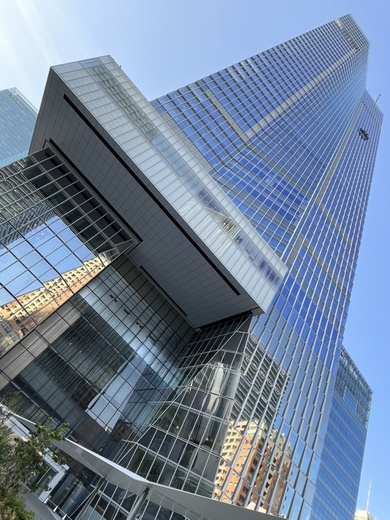
#> input picture chap1/data/ex01_sample_ver01.jpg, 390 x 520 px, shrunk from 768 x 1024 before the run
$ jupyter execute pcv_01_exrcise.ipynb
#> lines starting #> are read from the running program, lines starting #| are printed output that depends on the picture; after the words box and inside, x2 and y2 are one past the last pixel; in counts of white or black regions, pixels touching at a corner belong together
[cell 1]
## Exercise 01
from PIL import Image
from numpy import *
from pylab import *
from scipy.ndimage import filters
from scipy import misc

# declare coefficients
gaussian_coef = 3
gaussed_img_num = 4

# read image to array
img_original = array(Image.open("data/ex01_sample_ver01.jpg").convert('L'))
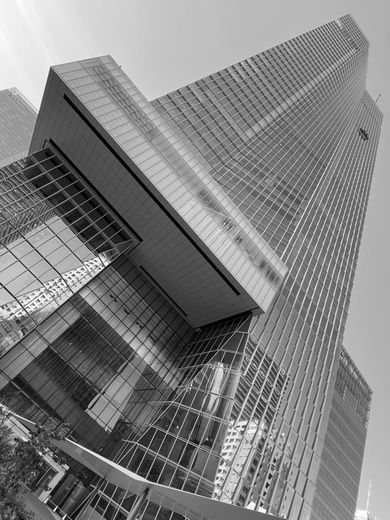
#> img_original: shape (520, 390); min 0, max 254, mean 128

# create new figure
figure(figsize=(gaussed_img_num*4,10))

# don't use color
gray()

# plot gaussian images & gradiented gaussian images
for i in range(gaussed_img_num):

    ## plot gaussian images(upper raw)
    subplot(2, gaussed_img_num, i+1)

    # figure title setting
    if i == 0: # original image (gaussian = 0)
        title("original image")
    else: # gaussian images
        title("sigma = " + str(gaussian_coef*i))

    # apply gaussian filter
    img_gaussian = filters.gaussian_filter(img_original, gaussian_coef*i)
    # plot gaussian image
    imshow(img_gaussian)


    ## plot gradiented images(lower raw)
    subplot(2, gaussed_img_num, i+gaussed_img_num+1)
    if i == 0: # original image (gaussian = 0)
        title("original image (grad)")
    else: # gaussian images
        title("sigma = " + str(gaussian_coef*i) + " (grad)")

    # calculate gradient(x, y and both)
    img_grad_x = zeros(img_gaussian.shape)
    filters.sobel(img_gaussian, 1, img_grad_x)
    img_grad_y = zeros(img_gaussian.shape)
    filters.sobel(img_gaussian, 0, img_grad_y)
    img_grad_xy = sqrt(img_grad_x**2+img_grad_y**2)

    # plot gradient image
    imshow(img_grad_xy)
#> this loop made 4 passes
#> pass 2, `img_gaussian = filters.gaussian_filter(img_original, gaussian_coef*i)`:
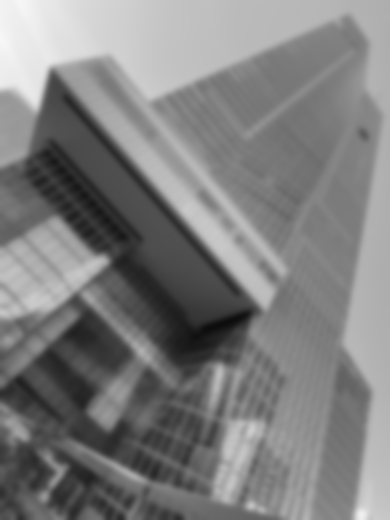
#> img_gaussian: shape (520, 390); min 13, max 246, mean 127
#> after the loop:
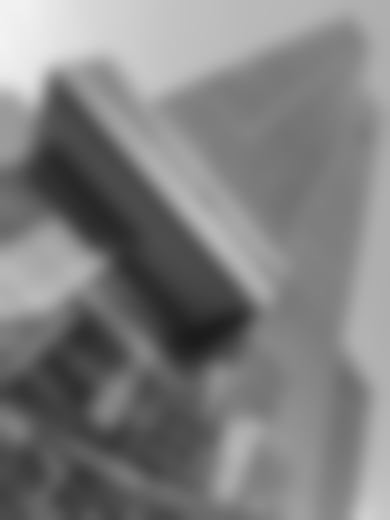
#> img_gaussian: shape (520, 390); min 27, max 242, mean 127

# show all figs
show()
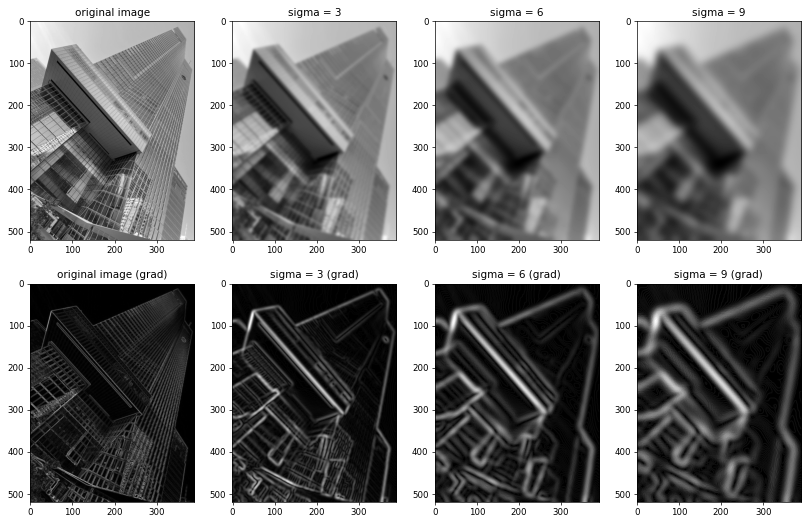
#> figure drawn by matplotlib, 8 panels

[cell 2]
## Exercise 04
from numpy import *
from numpy import random
from scipy.ndimage import filters
from PIL import *
from pylab import *


# implemented function to find outline
def findOutline(input_img, thresholds):
    # calculate gradient(x, y and both)
    img_grad_x = zeros(input_img.shape)
    filters.sobel(input_img, 1, img_grad_x)
    img_grad_y = zeros(input_img.shape)
    filters.sobel(input_img, 0, img_grad_y)
    img_grad_xy = sqrt(img_grad_x**2 + img_grad_y**2)

    # initialize arrays to assign outline image
    img_outline = zeros(input_img.shape)

    # extract outline having gradient that is over thresholds.
    img_outline[img_grad_xy >= thresholds]=1

    # normalize outline image
    img_outline = uint8(img_outline)

    return img_outline


# declare thtresholds
thresholds_arr = [1, 5, 10]
th_img_num = len(thresholds_arr)

# read image to array
img_original = array(Image.open("data/ex04_sample_ver01.png").convert('L'))
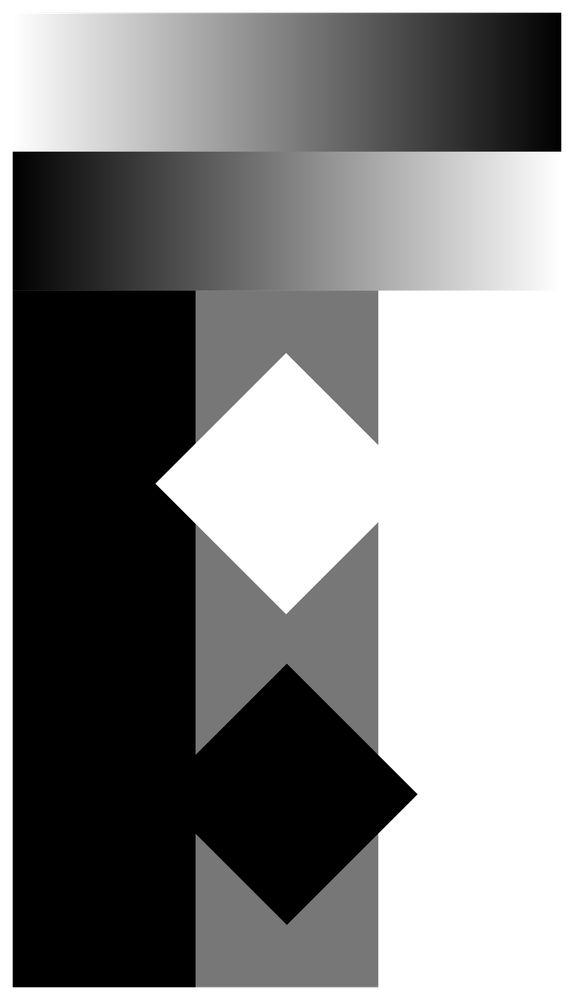
#> input picture chap1/data/ex04_sample_ver01.png, 574 x 1000 px, shrunk from 1130 x 1970 before the run
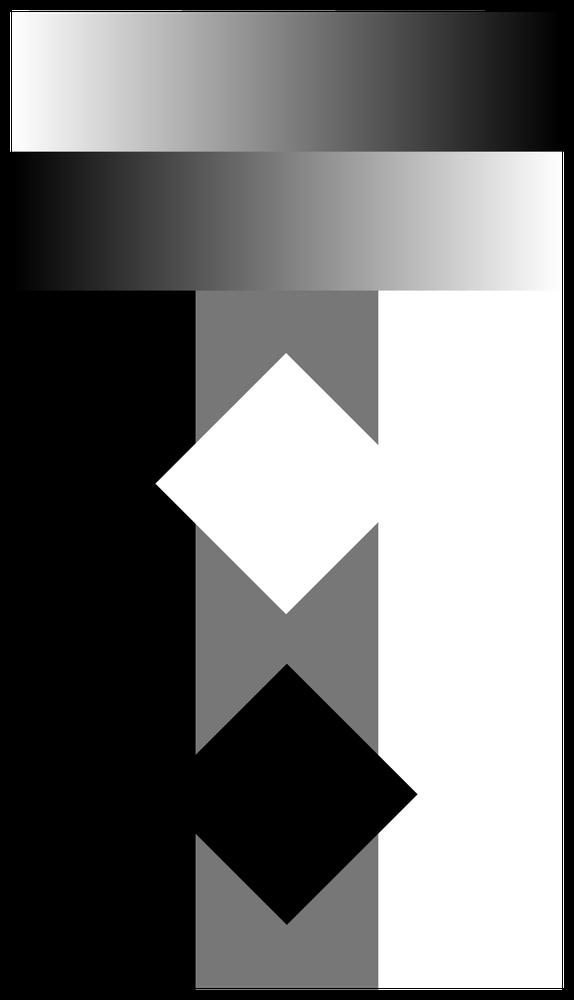
#> img_original: shape (1000, 574); min 0, max 255, mean 119

# create new fig
figure(figsize=((th_img_num+1)*4,10))

# don't use color
gray()

# plot original image
subplot(1, th_img_num+1, 1)
imshow(img_original)
title("orginal image")

# plot outline image
for i in range(th_img_num):
    img_outline = findOutline(img_original, thresholds_arr[i])
    subplot(1, th_img_num+1, i+2)
    imshow(img_outline)
    title("threshold = " + str(thresholds_arr[i]))
#> this loop made 3 passes
#> pass 1, `img_outline = findOutline(img_original, thresholds_arr[i])`:
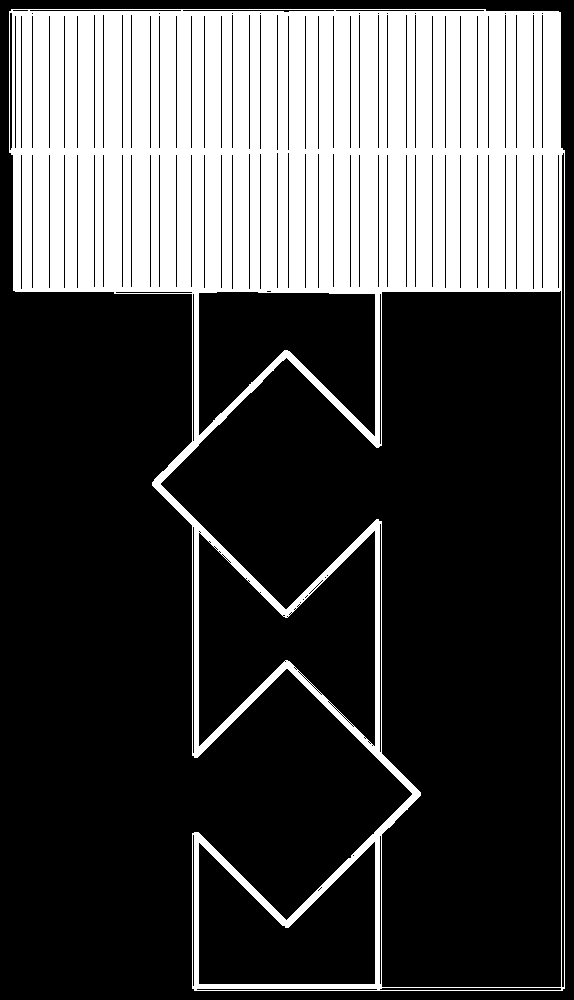
#> img_outline: shape (1000, 574); values 0 (black) and 1 (white), 28.4% white; 1 white region, box (x1, y1, x2, y2) and area: (9, 9, 565, 991) 162806
#> pass 2, `img_outline = findOutline(img_original, thresholds_arr[i])`:
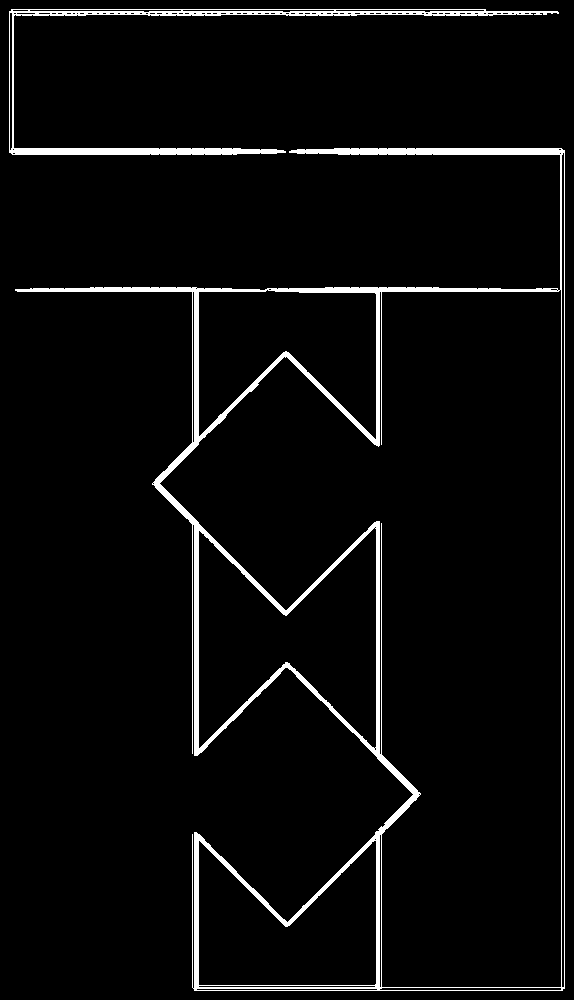
#> img_outline: shape (1000, 574); values 0 (black) and 1 (white), 4.1% white; 2 white regions, box (x1, y1, x2, y2) and area: (15, 148, 565, 991) 18909, (9, 9, 559, 155) 4825
#> pass 3, `img_outline = findOutline(img_original, thresholds_arr[i])`:
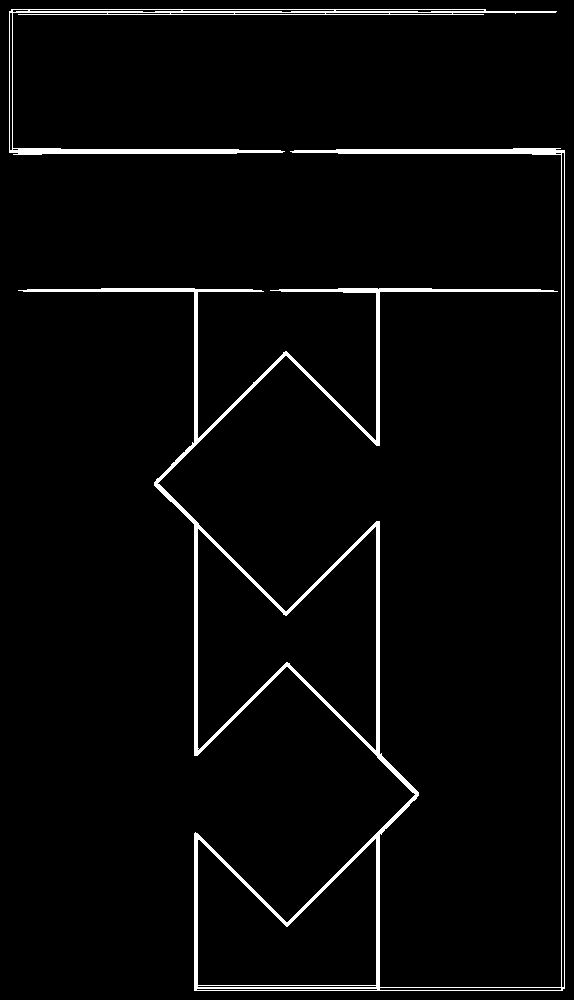
#> img_outline: shape (1000, 574); values 0 (black) and 1 (white), 3.2% white; 2 white regions, box (x1, y1, x2, y2) and area: (18, 148, 565, 991) 14736, (9, 9, 557, 155) 3629

# show all figs
show()
